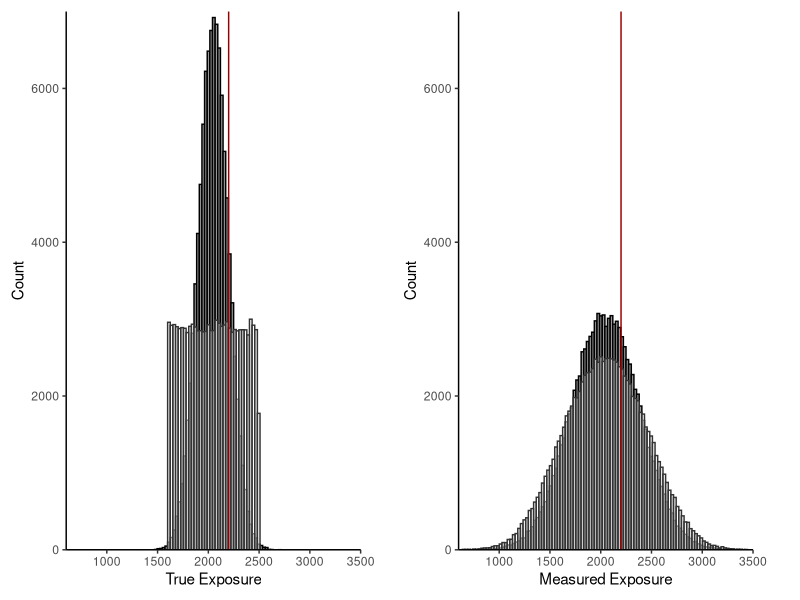
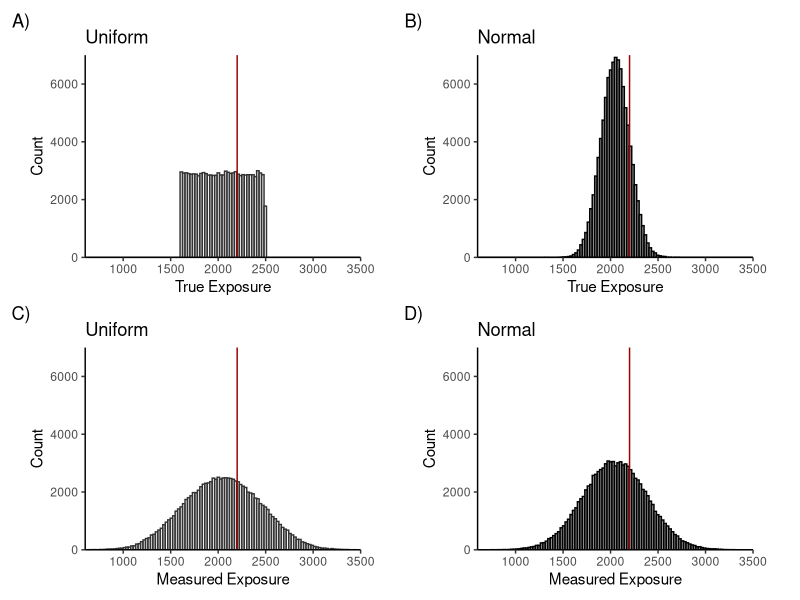
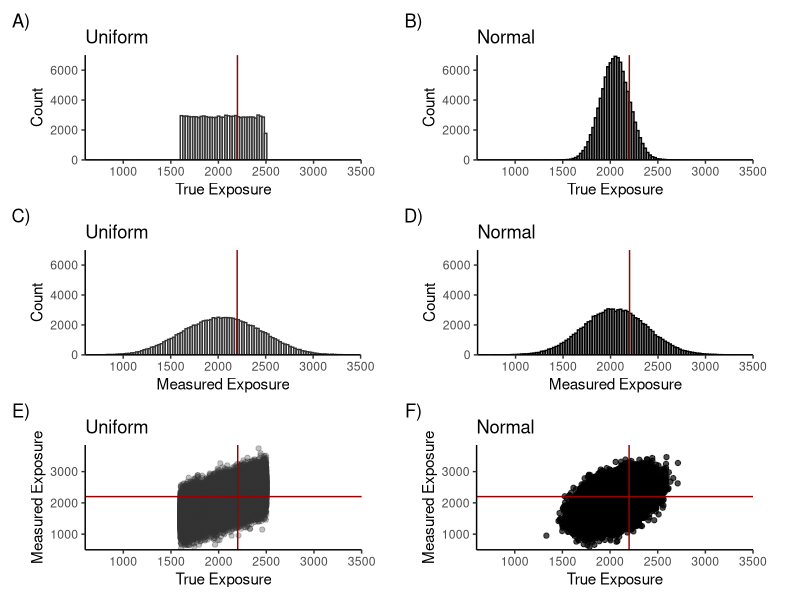
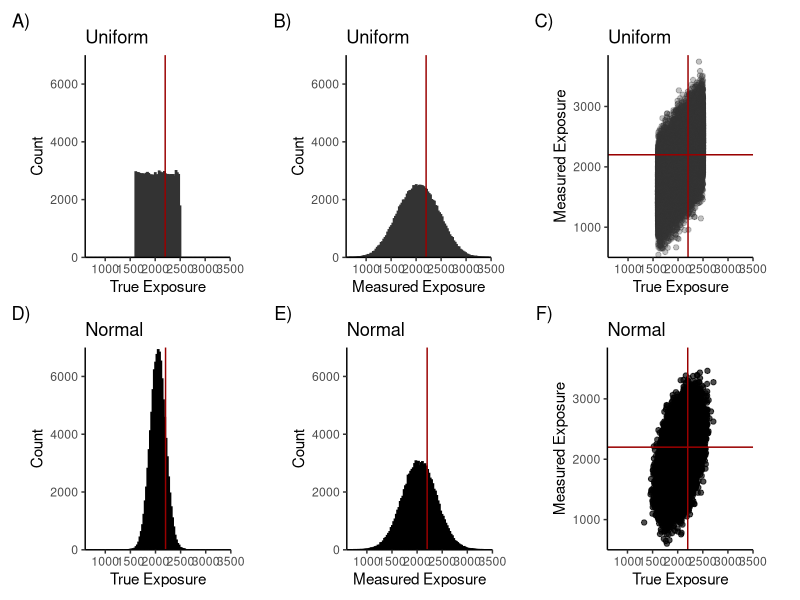
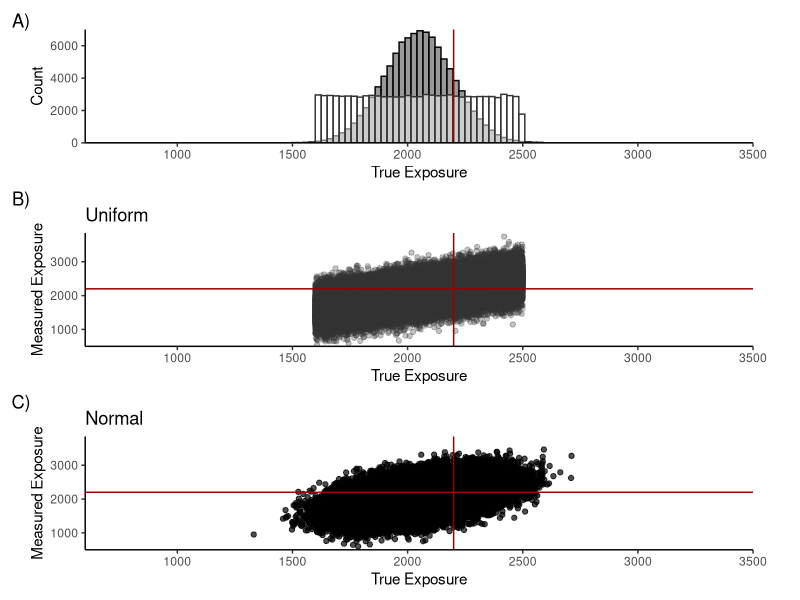
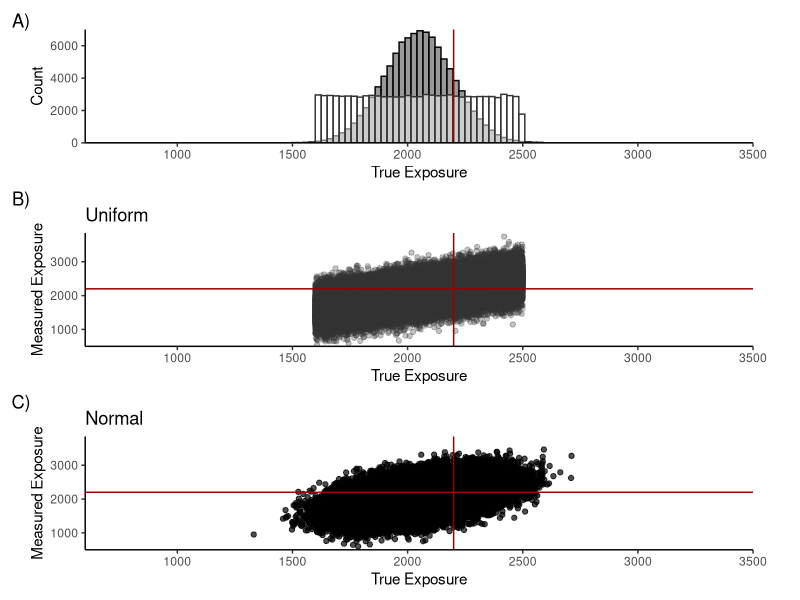

Recreate these plots in R, in order. (Note: this script raises an error after producing the figures.)
# Chrystelle Kiang
# Code for illustrative example 
library(tidyverse)
library(ggplot2)
library(patchwork) # package for plot arranging

# For motivating example, choosing SD = 300, expected RR = 5 for plots
# could look at other SD and RR using this code by modifying plot codes (EerrorX and DX, where X are variable)
# Same steps taken for function in main analyses
# Can't use the misclassified function because it summarizes all the simulations
# This code is only for 1 simulation/instance, but same steps 


# set population size 
pop_size <- 100000

# one run of uniform distribution
set.seed(3)
population_uniform <- tibble(
  # exposure
  E = as.integer(runif(pop_size, 1600, 2500)),  
  # EerrorX is error term for X SD, EprimeX is measured exposure with measurement error
  Eerror100 = rnorm(pop_size, mean = 0, sd = 100), Eprime100 = as.integer(E + Eerror100), 
  Eerror300 = rnorm(pop_size, mean = 0, sd = 300), Eprime300 = as.integer(E + Eerror300), 
  Eerror500 = rnorm(pop_size, mean = 0, sd = 500), Eprime500 = as.integer(E + Eerror500), 
  # high/low categories
  E_high = ifelse(E > 2200, 1, 0), # truth
  # EprimeX is 'measured' exposure for X SD
  Eprime100_high = ifelse(Eprime100 > 2200, 1, 0), 
  Eprime300_high = ifelse(Eprime300 > 2200, 1, 0), 
  Eprime500_high = ifelse(Eprime500 > 2200, 1, 0), 
  # disease status for each expected RR: A=1.66, B=2.49, C=5
  DA = as.factor(rbinom(n = pop_size, size = 1, p = plogis(-4.5 + 0.0019*E))),
  DB = as.factor(rbinom(n = pop_size, size = 1, p = plogis(-8.0 + 0.0035*E))),
  DC = as.factor(rbinom(n = pop_size, size = 1, p = plogis(-16.0 + 0.0072*E)))
)

# creating one example of normal distribution 
set.seed(3)
population_normal <- tibble(
  E = as.integer(rnorm(pop_size, 2050, 150)),  
  # EerrorX is error term for X SD, EprimeX is measured exposure with measurement error
  Eerror100 = rnorm(pop_size, mean = 0, sd = 100), Eprime100 = as.integer(E + Eerror100), 
  Eerror300 = rnorm(pop_size, mean = 0, sd = 300), Eprime300 = as.integer(E + Eerror300), 
  Eerror500 = rnorm(pop_size, mean = 0, sd = 500), Eprime500 = as.integer(E + Eerror500), 
  # high/low categories
  E_high = ifelse(E > 2200, 1, 0), 
  # EprimeX is 'measured' exposure for X SD
  Eprime100_high = ifelse(Eprime100 > 2200, 1, 0), 
  Eprime300_high = ifelse(Eprime300 > 2200, 1, 0), 
  Eprime500_high = ifelse(Eprime500 > 2200, 1, 0), 
  # disease status for each expected RR: A=1.66, B=2.49, C=5
  DA = as.factor(rbinom(n = pop_size, size = 1, p = plogis(-8.5 + 0.0019*E))),
  DB = as.factor(rbinom(n = pop_size, size = 1, p = plogis(-11.5 + 0.0035*E))),
  DC = as.factor(rbinom(n = pop_size, size = 1, p = plogis(-18.2 + 0.0072*E)))
)

# true exposure 

# extended x axis to match measured e
true_e <-
  ggplot() +
  geom_histogram(data = population_normal, aes(x=E), colour = "black", fill = "#999999", alpha = 1, binwidth = 26) +
  geom_histogram(data = population_uniform, aes(x=E), colour = "#333333", fill = "#FFFFFF", alpha = 0.5, binwidth = 26) +
  geom_vline(xintercept = 2200, colour = "#990000") +
  scale_x_continuous(expand = c(0, 0), limits = c(600, 3500)) +
  scale_y_continuous(expand = c(0, 0), limits = c(0, 7000)) +
  theme_classic() +
  labs(x = "True Exposure", y = "Count") +
  theme(plot.margin=unit(c(.1,1,.1,.1),"cm")) 

measured_e <-
  ggplot() +
  geom_histogram(data = population_normal, aes(x=Eprime300), colour = "black", fill = "#999999", alpha = 1, binwidth = 26) +
  geom_histogram(data = population_uniform, aes(x=Eprime300), colour = "#333333", fill = "#FFFFFF", alpha = 0.5, binwidth = 26) +
  geom_vline(xintercept = 2200, colour = "#990000") +
  scale_x_continuous(expand = c(0, 0), limits = c(600, 3500)) +
  scale_y_continuous(expand = c(0, 0), limits = c(0, 7000)) +
  theme_classic() +
  labs(x = "Measured Exposure", y = "Count") +
  theme(plot.margin=unit(c(.1,1,.1,.1),"cm")) 

true_e + measured_e 

############
# alternative is looking by distribution, true vs. measured
# but run out of colors/ don't think it's a good idea to overlap SAME distribution 
# given Figure 2 is overlapping to compare distributions

# uniform 
unif_true <-  ggplot() +
    geom_histogram(data = population_uniform, aes(x=E), colour = "#333333", fill = "#FFFFFF", alpha = 0.5, binwidth = 26) +
     geom_vline(xintercept = 2200, colour = "#990000") +
    scale_x_continuous(expand = c(0, 0), limits = c(600, 3500)) +
    scale_y_continuous(expand = c(0, 0), limits = c(0, 7000)) +
    theme_classic() +
    labs(x = "True Exposure", y = "Count", title = "Uniform") +
    theme(plot.margin=unit(c(.1,1,.1,.1),"cm"))
  
unif_measured <-  ggplot() +
    geom_histogram(data = population_uniform, aes(x=Eprime300), colour = "#333333", fill = "#FFFFFF", alpha = 0.5, binwidth = 26) +
    geom_vline(xintercept = 2200, colour = "#990000") +
    scale_x_continuous(expand = c(0, 0), limits = c(600, 3500)) +
    scale_y_continuous(expand = c(0, 0), limits = c(0, 7000)) +
    theme_classic() +
    labs(x = "Measured Exposure", y = "Count", title = "Uniform") +
    theme(plot.margin=unit(c(.1,1,.1,.1),"cm"))

#normals   
normal_true <- ggplot() +
    geom_histogram(data = population_normal, aes(x=E), colour = "black", fill = "#999999", alpha = 1, binwidth = 26) +
    #geom_histogram(data = population_normal, aes(x=Eprime300), colour = "black", fill = "#999999", alpha = 0.7, binwidth = 26) +
    geom_vline(xintercept = 2200, colour = "#990000") +
    scale_x_continuous(expand = c(0, 0), limits = c(600, 3500)) +
    scale_y_continuous(expand = c(0, 0), limits = c(0, 7000)) +
    theme_classic() +
    labs(x = "True Exposure", y = "Count", title = "Normal") +
    theme(plot.margin=unit(c(.1,1,.1,.1),"cm")) 
  
normal_measured <- ggplot() +
#  geom_histogram(data = population_normal, aes(x=E), colour = "black", fill = "black", alpha = 1, binwidth = 26) +
  geom_histogram(data = population_normal, aes(x=Eprime300), colour = "black", fill = "#999999", alpha = 1, binwidth = 26) +
  geom_vline(xintercept = 2200, colour = "#990000") +
  scale_x_continuous(expand = c(0, 0), limits = c(600, 3500)) +
  scale_y_continuous(expand = c(0, 0), limits = c(0, 7000)) +
  theme_classic() +
  labs(x = "Measured Exposure", y = "Count", title = "Normal") +
  theme(plot.margin=unit(c(.1,1,.1,.1),"cm")) 

unif_true + normal_true + unif_measured + normal_measured + plot_annotation(tag_levels = 'A', tag_suffix = ')')

# uniform
scat_unif <- 
  ggplot(data = population_uniform, aes(x = E, y = Eprime300)) +
  geom_point(colour = "#333333", fill = "#FFFFFF", alpha = 0.3) + 
  scale_x_continuous(expand = c(0, 0), limits = c(600, 3500)) +
  scale_y_continuous(expand = c(0, 0), limits = c(500, 3850)) +
  geom_vline(xintercept = 2200, colour = "#990000") +
  geom_hline(yintercept = 2200, colour = "#990000") +
  labs(x = "True Exposure", y = "Measured Exposure", title = "Uniform") + 
  theme_classic() + theme(plot.margin=unit(c(.1,1,.1,.1),"cm")) 
# normal
scat_norm <- 
  ggplot(data = population_normal, aes(x = E, y = Eprime300)) +
  geom_point(alpha = 0.7, colour = "black", fill = "#999999") + 
  scale_x_continuous(expand = c(0, 0), limits = c(600, 3500)) +
  scale_y_continuous(expand = c(0, 0), limits = c(500, 3850)) +
  geom_vline(xintercept = 2200, colour = "#990000") +
  geom_hline(yintercept = 2200, colour = "#990000") +
  labs(x = "True Exposure", y = "Measured Exposure", title = "Normal") +
  theme_classic() + theme(plot.margin=unit(c(.1,1,.1,.1),"cm")) 

# varied layouts 
(unif_true + normal_true) / (unif_measured + normal_measured) / (scat_unif + scat_norm) + plot_annotation(tag_levels = 'A', tag_suffix = ')')

(unif_true + unif_measured + scat_unif) / (normal_true + normal_measured + scat_norm) + plot_annotation(tag_levels = 'A', tag_suffix = ')')


true_e / scat_unif / scat_norm + plot_annotation(tag_levels = 'A', tag_suffix = ')')

true_e / scat_unif / scat_norm + plot_annotation(tag_levels = 'A', tag_suffix = ')')



# plotting each subset of case/non-case and measured high/low exposure:
plot_E0D0 <- 
  ggplot() +
  geom_histogram(data = population_normal %>% filter(DC == 0, Eprime300_high == 0), 
                 aes(x = E, y = after_stat(count)), colour = "black", fill = "#333333", alpha = 0.7, binwidth = 26) +
  geom_histogram(data = population_uniform %>% filter(DC == 0, Eprime300_high == 0), 
                 aes(x = E, y = after_stat(count)), colour = "#333333", fill = "#FFFFFF", alpha = 0.5, binwidth = 26) +
  scale_x_continuous(expand = c(0, 0), limits = c(1300, 2750)) +
  scale_y_continuous(expand = c(0, 0), limits = c(0, 6500)) +
  geom_vline(xintercept = 2200, colour = "#990000") +
  theme_classic() +
  theme(legend.position="none", strip.text = element_blank(), plot.margin=unit(c(.5,.5,.5,.5),"cm"))+ #, text=element_text(size=18)) +
  labs(x = "True Exposure", y = "Count", title = "Non-cases classified as low exposure")

plot_E0D1 <- 
  ggplot() +
  geom_histogram(data = population_uniform %>% filter(DC == 1, Eprime300_high == 0), 
                 aes(x = E, y = after_stat(count)), colour = "#333333", fill = "#FFFFFF", alpha = 0.5, binwidth = 26) +
  geom_histogram(data = population_normal %>% filter(DC == 1, Eprime300_high == 0), 
                 aes(x = E, y = after_stat(count)), colour = "black", fill = "#333333", alpha = 0.7, binwidth = 26) +
  scale_x_continuous(expand = c(0, 0), limits = c(1300, 2750)) +
  scale_y_continuous(expand = c(0, 0), limits = c(0, 6500)) +
  geom_vline(xintercept = 2200, colour = "#990000") +
  theme_classic() +
  theme(legend.position="none", strip.text = element_blank(), plot.margin=unit(c(.5,.5,.5,.5),"cm"))+ #, text=element_text(size=18)) +
  labs(x = "True Exposure", y = "Count", title = "Cases classified as low exposure")

plot_E1D1 <- 
  ggplot() +
  geom_histogram(data = population_uniform %>% filter(DC == 1, Eprime300_high == 1), 
                 aes(x = E, y = after_stat(count)), colour = "#333333", fill = "#FFFFFF", alpha = 0.5, binwidth = 26) +
  geom_histogram(data = population_normal %>% filter(DC == 1, Eprime300_high == 1), 
                 aes(x = E, y = after_stat(count)), colour = "#000000", fill = "#333333", alpha = 0.7, binwidth = 26) +
  scale_x_continuous(expand = c(0, 0), limits = c(1300, 2750)) +
  scale_y_continuous(expand = c(0, 0), limits = c(0, 6500)) +
  geom_vline(xintercept = 2200, colour = "#990000") +
  theme_classic() +
  theme(legend.position="none", strip.text = element_blank(), plot.margin=unit(c(.5,.5,.5,.5),"cm"))+ #, text=element_text(size=18)) +
  labs(x = "True Exposure", y = "Count", title = "Cases classified as high exposure")

plot_E1D0 <- 
  ggplot() +
  geom_histogram(data = population_normal %>% filter(DC == 0, Eprime300_high == 1), 
                 aes(x = E, y = after_stat(count)), colour = "#000000", fill = "#333333", alpha = 0.7, binwidth = 26) +
  geom_histogram(data = population_uniform %>% filter(DC == 0, Eprime300_high == 1), 
                 aes(x = E, y = after_stat(count)), colour = "#333333", fill = "white", alpha = 0.5, binwidth = 26) +
  scale_x_continuous(expand = c(0, 0), limits = c(1300, 2750)) +
  scale_y_continuous(expand = c(0, 0), limits = c(0, 6500)) +
  geom_vline(xintercept = 2200, colour = "#990000") +
  theme_classic() +
  theme(legend.position="none", strip.text = element_blank(), plot.margin=unit(c(.5,.5,.5,.5),"cm")) + #, text=element_text(size=18)) +
  labs(x = "True Exposure", y = "Count", title = "Non-cases classified as high exposure")

### patchwork package allows for plot arranging
Fig1_5 <-  true_e / (plot_E0D1 + plot_E1D1 + plot_E0D0 + plot_E1D0) + plot_annotation(tag_levels = 'A', tag_suffix = ')')

# alternative options:

Fig1 <- true_e2 / measured_e + plot_annotation(tag_levels = 'A', tag_suffix = ')')

Fig2 <- plot_E0D1 + plot_E1D1 + plot_E0D0 + plot_E1D0 + plot_annotation(tag_levels = 'A', tag_suffix = ')')


